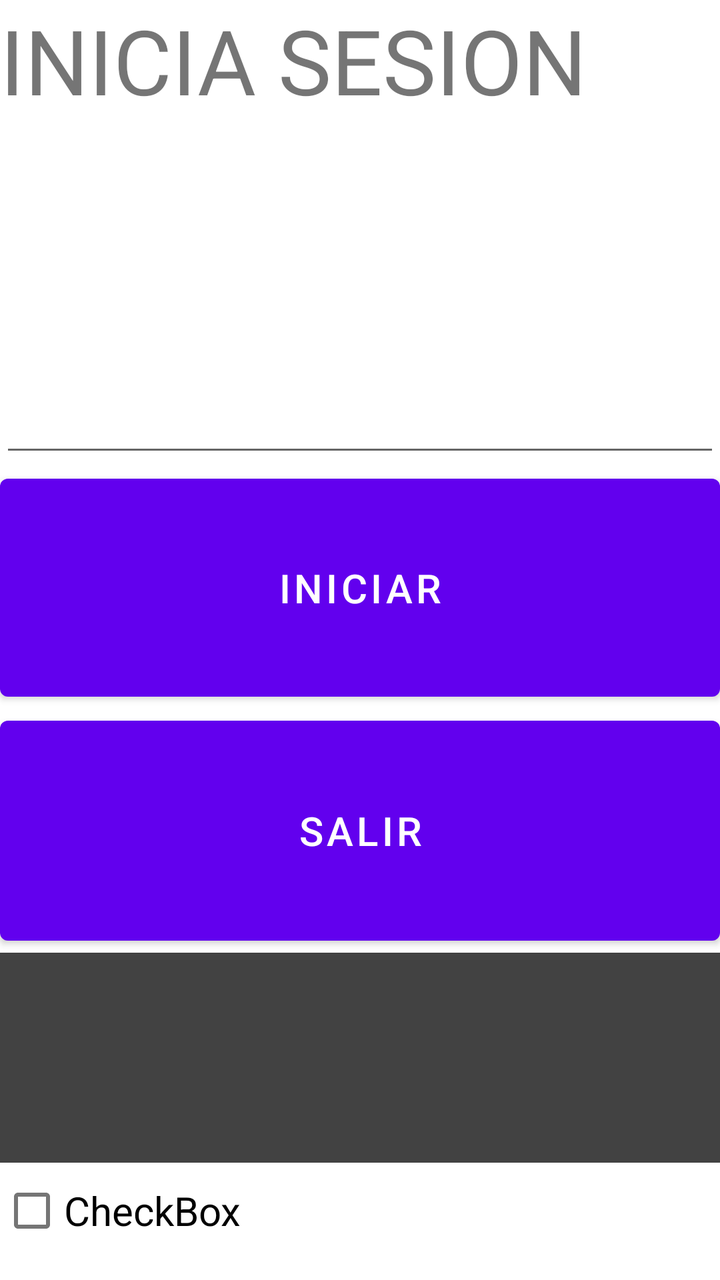
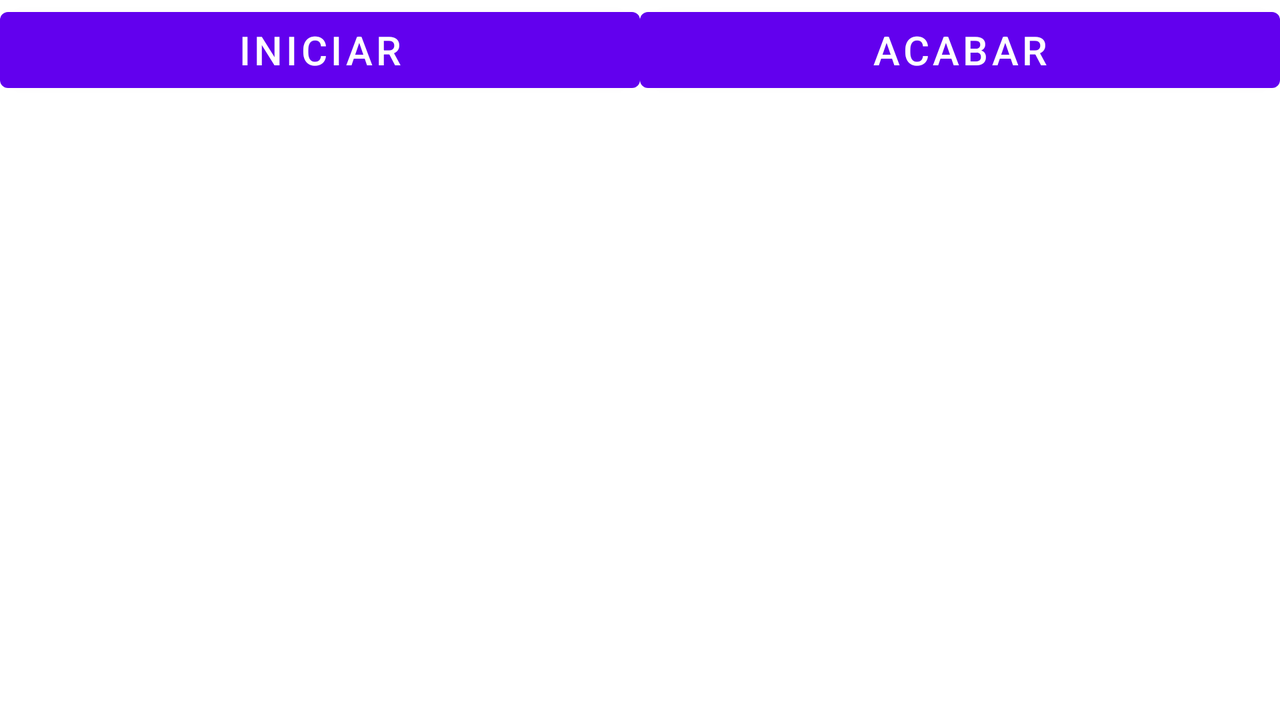

Compare how this app lays out the same screen by default and in its alternative resource folder. The renders come first, then the two layout files and the values they reference.
<!-- AndroidManifest.xml: application theme Theme.PruebaAplicacion -->
<!-- res/layout/activity_main.xml -->
<?xml version="1.0" encoding="utf-8"?>
<TableLayout xmlns:android="http://schemas.android.com/apk/res/android"
    xmlns:app="http://schemas.android.com/apk/res-auto"
    xmlns:tools="http://schemas.android.com/tools"
    android:layout_width="match_parent"
    android:layout_height="match_parent"
    android:orientation="horizontal"
    tools:context=".MainActivity">

    <TextView
        android:id="@+id/texto1"
        android:layout_width="213dp"
        android:layout_height="192dp"
        android:layout_gravity="center_horizontal"
        android:text="@string/texto1"
        android:textSize="45sp" />

    <EditText

        />


    <Button
        android:id="@+id/button"
        android:layout_below="@id/texto1"
        android:layout_width="wrap_content"
        android:layout_height="121dp"
        android:text="Iniciar"
        android:textSize="20sp"
        tools:layout_editor_absoluteX="109dp"
        tools:layout_editor_absoluteY="408dp" />

    <Button
        android:id="@+id/button2"
        android:layout_width="73dp"
        android:layout_height="122dp"
        android:layout_below="@id/button"
        android:text="Salir"
        android:textSize="20sp"
        tools:layout_editor_absoluteX="230dp"
        tools:layout_editor_absoluteY="408dp" />

    <EditText
        android:id="@+id/editTextNumberPassword"
        android:layout_width="26dp"
        android:layout_height="105dp"
        android:layout_below="@id/button2"
        android:background="@color/cardview_dark_background"
        android:ems="10"
        android:inputType="numberPassword"
        tools:layout_editor_absoluteX="109dp"
        tools:layout_editor_absoluteY="355dp" />

    <CheckBox
        android:id="@+id/checkBox"
        android:layout_width="wrap_content"
        android:layout_below="@id/editTextNumberPassword"
        android:layout_height="wrap_content"
        android:text="CheckBox"
        android:textSize="20sp"
        tools:layout_editor_absoluteX="79dp"
        tools:layout_editor_absoluteY="269dp" />

</TableLayout>
<!-- resources referenced by this layout -->
<resources>
  <string name="texto1">INICIA SESION</string>
  <style name="Theme.PruebaAplicacion" parent="Theme.MaterialComponents.DayNight.DarkActionBar">
          
          <item name="colorPrimary">@color/purple_500</item>
          <item name="colorPrimaryVariant">@color/purple_700</item>
          <item name="colorOnPrimary">@color/white</item>
          
          <item name="colorSecondary">@color/teal_200</item>
          <item name="colorSecondaryVariant">@color/teal_700</item>
          <item name="colorOnSecondary">@color/black</item>
          
          <item name="android:statusBarColor" tools:targetApi="l">?attr/colorPrimaryVariant</item>
          
      </style>
  <color name="purple_500">#FF6200EE</color>
  <color name="purple_700">#FF3700B3</color>
  <color name="white">#FFFFFFFF</color>
  <color name="teal_200">#E91E63</color>
  <color name="teal_700">#FF018786</color>
  <color name="black">#FF000000</color>
</resources>
<!-- res/layout-land/activity_main.xml (the repository's variant of the layout above) -->
<!-- drawn on the phone turned sideways -->
<?xml version="1.0" encoding="utf-8"?>
<LinearLayout xmlns:android="http://schemas.android.com/apk/res/android"
    xmlns:app="http://schemas.android.com/apk/res-auto"
    xmlns:tools="http://schemas.android.com/tools"
    android:layout_width="match_parent"
    android:layout_height="match_parent"
    android:orientation="horizontal"
    android:weightSum="100"
    tools:context=".MainActivity">


    <Button
        android:id="@+id/button"
        android:layout_width="match_parent"
        android:layout_height="50dp"
        android:text="Iniciar"
        android:textSize="20sp"
        android:layout_weight="50" />

    <Button
        android:id="@+id/button2"
        android:layout_width="match_parent"
        android:layout_height="50dp"
        android:layout_below="@id/button"
        android:text="acabar"
        android:textSize="20sp"
        android:layout_weight="50" />

</LinearLayout>
<!-- resources referenced by the variant -->
<!-- as the phone turned sideways resolves them -->
<resources>
  <style name="Theme.PruebaAplicacion" parent="Theme.MaterialComponents.DayNight.DarkActionBar">
          
          <item name="colorPrimary">@color/purple_500</item>
          <item name="colorPrimaryVariant">@color/purple_700</item>
          <item name="colorOnPrimary">@color/white</item>
          
          <item name="colorSecondary">@color/teal_200</item>
          <item name="colorSecondaryVariant">@color/teal_700</item>
          <item name="colorOnSecondary">@color/black</item>
          
          <item name="android:statusBarColor" tools:targetApi="l">?attr/colorPrimaryVariant</item>
          
      </style>
  <color name="purple_500">#FF6200EE</color>
  <color name="purple_700">#FF3700B3</color>
  <color name="white">#FFFFFFFF</color>
  <color name="teal_200">#E91E63</color>
  <color name="teal_700">#FF018786</color>
  <color name="black">#FF000000</color>
</resources>
